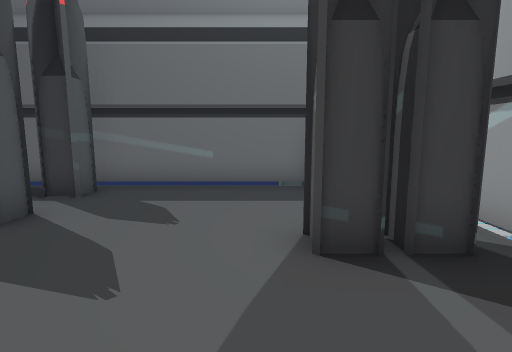
[1] (above)

14 first-person views from a walk through a scene from a Unity 3-D project. The camera is 1.3 m above the floor, tilts 8° down and sees 80° across. The floor is counted in squares, 1 m on a side. Each view is taken from the middle of a square. On the plan, view 1 faces up. The plan holds only what a view shows up to about 14 squares ahead; the rest is blank. The place goes on beyond the plan.

[2]
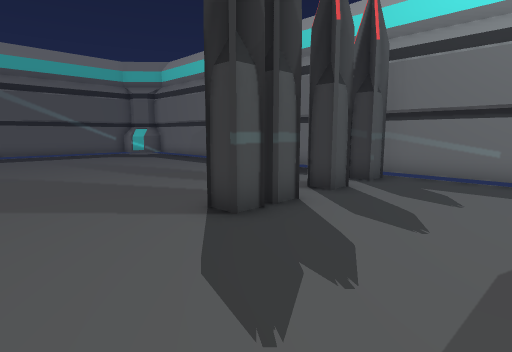

[3]
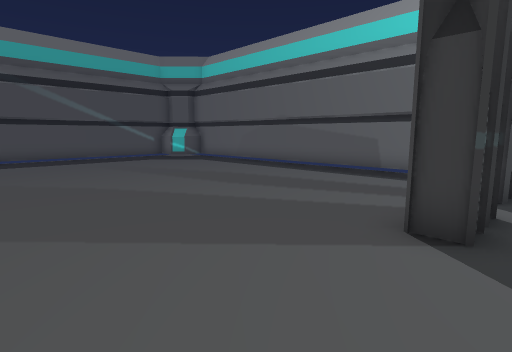

[4]
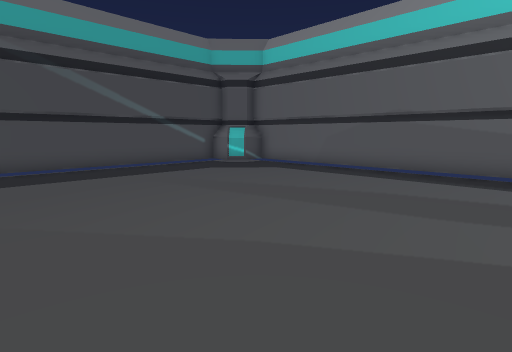

[5]
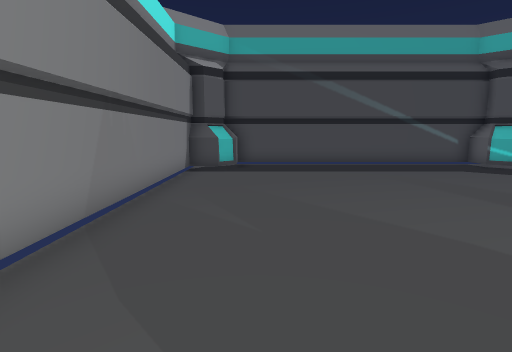

[6]
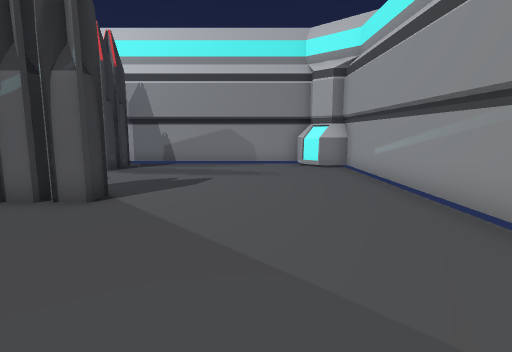

[7]
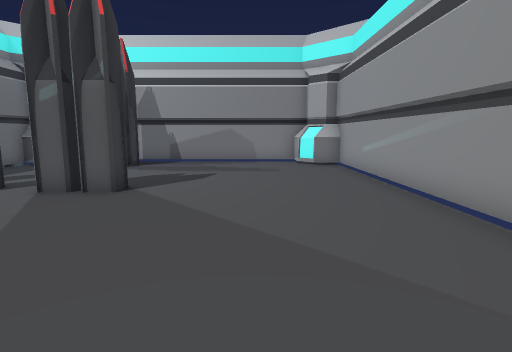

[8]
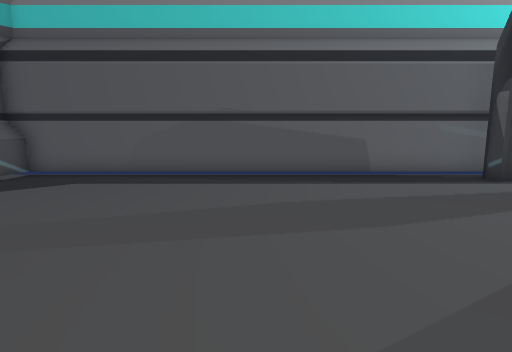

[9]
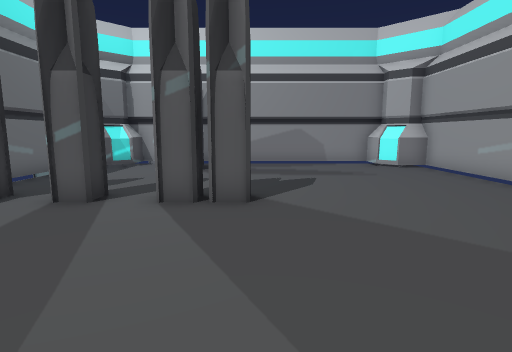

[10]
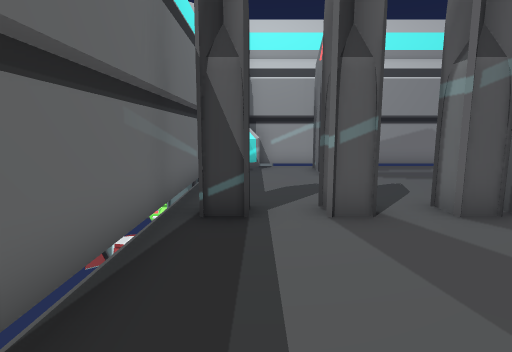

[11]
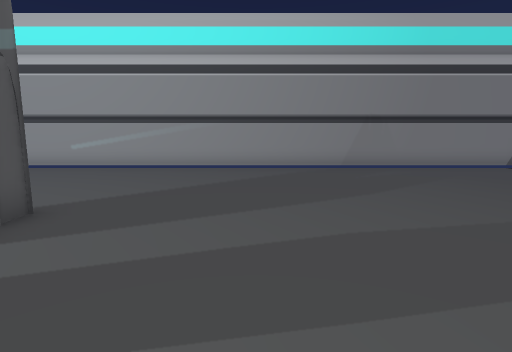

[12]
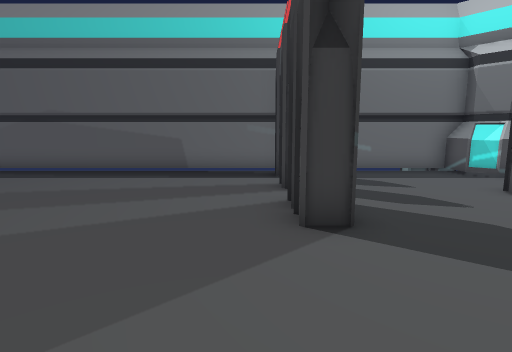

[13]
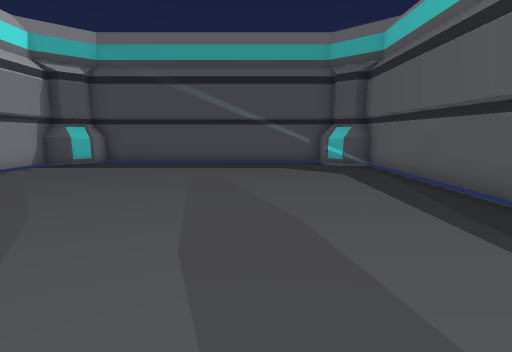

[14]
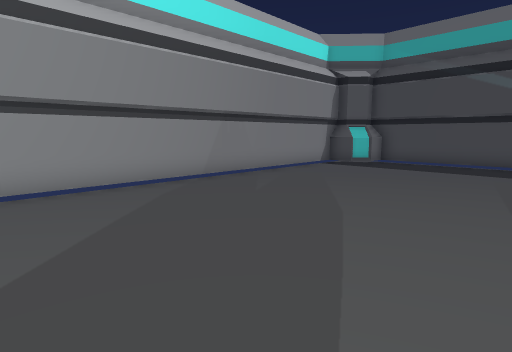

### Floor plan
Points are (right, up) in squares from view 1. A wall is a line through its corners. A room is listed if a view was taken in it or the views show most of it. See-through windows are left out.
Room 1 (views 1, 2, 3, 4, 5, 6, 7, 8, 9, 10, 11, 12, 13, 14)
walls: (-3.4, 7.6) (-18.7, 7.6) (-18.7, 7) (-19.2, 6.5) (-18.9, 5.9) (-19.9, 5.9); (0.5, 7.6) (-1.6, 7.6); (1.7, 6.6) (1.7, 7.5); (2.2, 5.9) (1.5, 6.6) (1.5, 7.5); (1.5, -5.5) (1.5, -4.5) (2.2, -3.8) (3.3, -3.8); (1.9, 6.9) (1.9, 7.4); (-18.2, -4.5) (-18.2, -5.5); (1.7, -5.5) (1.7, -4.5); (1.9, -5.4) (1.9, -4.8); (-18.8, -3.8) (-18.3, -4.3) (-18.3, -5.5); (2.6, 6.4) (2, 7); (-18.2, 7.6) (-18.2, 6.6) (-18.9, 5.9); (3.2, 5.9) (2.1, 5.9) (2.3, 6.4); (-18.3, 7.6) (-18.3, 6.6); (3.1, -4.4) (3.1, 6.4); (-19.9, -3.8) (-18.9, -3.8) (-19.2, -4.3) (-18.7, -4.9) (-18.7, -5.4) (2, -5.4) (2, -4.9) (2.5, -4.4) (2.2, -3.8); (-19.8, 6.5) (-19.8, -4.4)
objects: other object (-4, 1); other object (-4, 2) to (-4, 3); other object (-4, 4) to (-4, 5); other object (-4, 6) to (-4, 7); other object (1, 3) to (1, 4); other object (1, 8) to (1, 9); other object (2, 3) to (2, 4)

Positions as (right, up) in squares from view 1, and headings:
1: (0, 0), facing up
2: (0, -2), facing up-left
3: (-3, -3), facing up-left
4: (-8, -3), facing up-left
5: (-7, -3), facing left
6: (-10, -2), facing right
7: (-11, -2), facing right
8: (-11, -2), facing up
9: (-10, 1), facing right
10: (-9, 6), facing right
11: (-8, 6), facing down
12: (-5, -3), facing up
13: (-6, 3), facing left
14: (-6, 2), facing down-left
